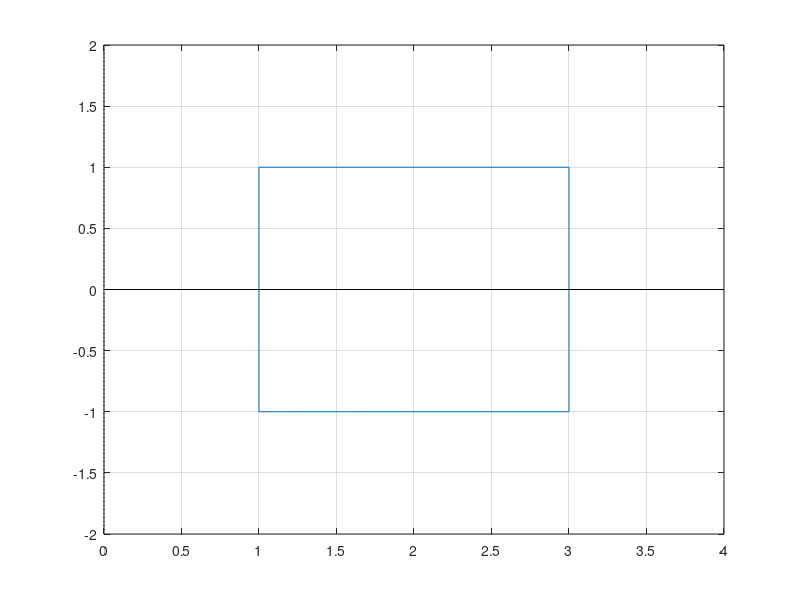

Write the MATLAB code that produced this figure.
plot([1,3,3,1,1],[1,1,-1,-1,1]); hold on
grid on
plot([0,4],[0,0],'Color',[0 0 0])
plot([0,0],[-2,2],'k:')
set(gca,'ytick',[-2:0.5:2])
set(gca,'xtick',[0:0.5:4]); hold off